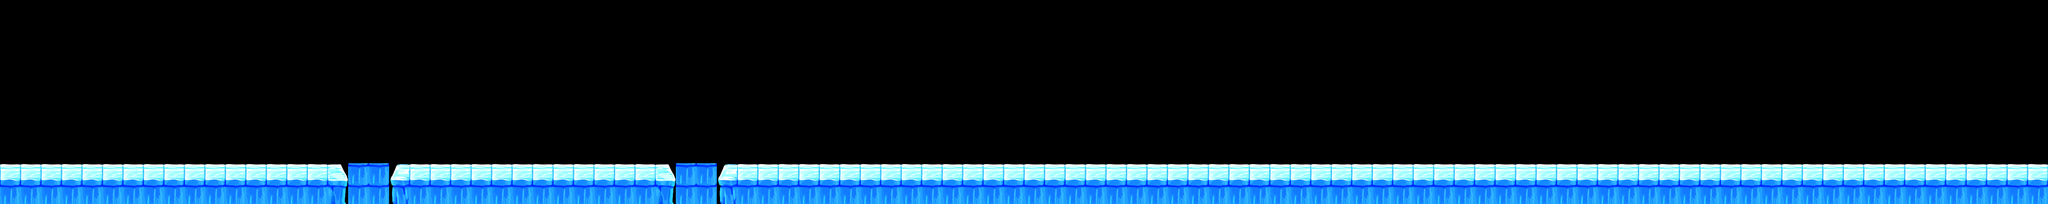

This is a level from a 2D game, rendered from its Tiled map with the project's own tilesets. A one-line summary and the map file follow, with tile-layer data summarised:
An orthogonal 100x10 tile map with 64x64 px tiles, 2 tile layers (bg, platform), 5 tilesets and 112 objects.

<map version="1.4" tiledversion="2020.11.25" orientation="orthogonal" renderorder="right-down" width="100" height="10" tilewidth="64" tileheight="64" infinite="0" nextlayerid="6" nextobjectid="974">
 <tileset firstgid="1" source="../bg_ice_block.tsx" />
 <tileset firstgid="9" source="../item.tsx" />
 <tileset firstgid="70" source="../bg_ice_bg.tsx" />
 <tileset firstgid="94" source="../bg_ice_bg.tsx" />
 <tileset firstgid="114" name="item" tilewidth="154" tileheight="148" tilecount="7" columns="0">
  <grid orientation="orthogonal" width="152" height="146" />
  <tile id="0">
   <image width="66" height="66" source="../../item/item_bean/item_bean_001.png" />
  </tile>
  <tile id="1">
   <image width="66" height="66" source="../../item/item_004.png" />
  </tile>
  <tile id="2">
   <image width="114" height="114" source="../../item/item_006.png" />
  </tile>
  <tile id="3">
   <image width="66" height="66" source="../../item/goldcoin/gold_coin0.png" />
  </tile>
  <tile id="4">
   <image width="114" height="114" source="../../item/animation_item_heart/animation_item_heart001.png" />
  </tile>
  <tile id="5">
   <image width="66" height="66" source="../../item/item_003.png" />
  </tile>
  <tile id="6">
   <image width="154" height="148" source="../../item/item_002.png" />
  </tile>
 </tileset>
 <layer id="1" name="bg" width="100" height="10">
  <data>[1000 cells, 96 non-empty, 3 distinct tile ids]</data>
 </layer>
 <layer id="2" name="platform" width="100" height="10">
  <data>[1000 cells, 104 non-empty, 4 distinct tile ids]</data>
 </layer>
 <objectgroup id="3" name="object_obstacle">
  <object id="66" gid="6" x="768" y="240" width="93" height="602" />
  <object id="68" gid="5" x="448" y="272" width="138" height="602" />
  <object id="69" gid="6" x="352" y="448" width="93" height="602" />
  <object id="70" gid="5" x="192" y="384" width="138" height="602" />
  <object id="71" gid="5" x="96" y="256" width="138" height="602" />
  <object id="72" gid="3" x="1979" y="528" width="90" height="111" />
  <object id="73" gid="6" x="2594" y="368" width="93" height="602" />
  <object id="74" gid="4" x="1931" y="544" width="105" height="220" />
  <object id="75" gid="5" x="2256" y="160" width="138" height="602" />
  <object id="76" gid="5" x="2690" y="448" width="138" height="602" />
  <object id="77" gid="5" x="2432" y="448" width="138" height="602" />
  <object id="78" gid="3" x="4062" y="576" width="90" height="111" />
  <object id="79" gid="3" x="5976" y="557" width="90" height="111" />
  <object id="81" gid="5" x="5296" y="435" width="138" height="602" />
  <object id="82" gid="5" x="6292" y="352" width="138" height="602" />
  <object id="84" gid="5" x="4304" y="416" width="138" height="602" />
  <object id="85" gid="3" x="4972" y="576" width="90" height="111" />
  <object id="86" gid="4" x="5742" y="544" width="105" height="220" />
  <object id="87" gid="4" x="4804" y="549" width="105" height="220" />
 </objectgroup>
 <objectgroup id="4" name="object_item">
  <object id="505" gid="10" x="257" y="539" width="66" height="66" />
  <object id="506" gid="10" x="449" y="539" width="66" height="66" />
  <object id="507" gid="10" x="385" y="539" width="66" height="66" />
  <object id="508" gid="10" x="129" y="539" width="66" height="66" />
  <object id="509" gid="10" x="193" y="539" width="66" height="66" />
  <object id="510" gid="10" x="321" y="539" width="66" height="66" />
  <object id="511" gid="69" x="0" y="304" width="114" height="114" />
  <object id="512" gid="10" x="2433" y="539" width="66" height="66" />
  <object id="513" gid="10" x="2369" y="539" width="66" height="66" />
  <object id="514" gid="10" x="2497" y="539" width="66" height="66" />
  <object id="515" gid="10" x="2625" y="539" width="66" height="66" />
  <object id="516" gid="10" x="2689" y="539" width="66" height="66" />
  <object id="517" gid="10" x="2753" y="539" width="66" height="66" />
  <object id="518" gid="10" x="2561" y="539" width="66" height="66" />
  <object id="519" gid="10" x="2881" y="498" width="66" height="66" />
  <object id="520" gid="10" x="2945" y="498" width="66" height="66" />
  <object id="521" gid="10" x="2817" y="520" width="66" height="66" />
  <object id="522" gid="10" x="4360" y="540" width="66" height="66" />
  <object id="523" gid="10" x="4296" y="540" width="66" height="66" />
  <object id="524" gid="10" x="4424" y="540" width="66" height="66" />
  <object id="525" gid="10" x="4488" y="498" width="66" height="66" />
  <object id="526" gid="10" x="5385" y="540" width="66" height="66" />
  <object id="527" gid="10" x="5321" y="540" width="66" height="66" />
  <object id="528" gid="10" x="5257" y="540" width="66" height="66" />
  <object id="529" gid="10" x="6401" y="540" width="66" height="66" />
  <object id="530" gid="10" x="6337" y="540" width="66" height="66" />
  <object id="531" gid="10" x="6273" y="540" width="66" height="66" />
  <object id="760" gid="10" x="3648" y="498" width="66" height="66" />
  <object id="761" gid="10" x="4225" y="498" width="66" height="66" />
  <object id="762" gid="10" x="3756" y="426" width="66" height="66" />
  <object id="763" gid="10" x="3925" y="317" width="66" height="66" />
  <object id="764" gid="10" x="4015" y="317" width="66" height="66" />
  <object id="765" gid="10" x="4101" y="351" width="66" height="66" />
  <object id="766" gid="10" x="4177" y="426" width="66" height="66" />
  <object id="767" gid="10" x="3841" y="351" width="66" height="66" />
  <object id="768" gid="10" x="3713" y="498" width="66" height="66" />
  <object id="769" gid="10" x="5185" y="498" width="66" height="66" />
  <object id="770" gid="10" x="5505" y="498" width="66" height="66" />
  <object id="771" gid="10" x="5441" y="540" width="66" height="66" />
  <object id="850" gid="10" x="2005" y="191" width="66" height="66" />
  <object id="851" gid="10" x="2305" y="499" width="66" height="66" />
  <object id="852" gid="10" x="2110" y="245" width="66" height="66" />
  <object id="853" gid="10" x="1776" y="244" width="66" height="66" />
  <object id="854" gid="10" x="1872" y="191" width="66" height="66" />
  <object id="855" gid="10" x="1600" y="500" width="66" height="66" />
  <object id="856" gid="10" x="2232" y="388" width="66" height="66" />
  <object id="857" gid="10" x="2181" y="316" width="66" height="66" />
  <object id="858" gid="10" x="1655" y="388" width="66" height="66" />
  <object id="859" gid="10" x="1706" y="316" width="66" height="66" />
  <object id="860" gid="10" x="3349" y="190" width="66" height="66" />
  <object id="861" gid="10" x="3454" y="244" width="66" height="66" />
  <object id="862" gid="10" x="3120" y="243" width="66" height="66" />
  <object id="863" gid="10" x="3216" y="190" width="66" height="66" />
  <object id="864" gid="10" x="3576" y="387" width="66" height="66" />
  <object id="865" gid="10" x="3525" y="315" width="66" height="66" />
  <object id="866" gid="10" x="2999" y="387" width="66" height="66" />
  <object id="867" gid="10" x="3050" y="315" width="66" height="66" />
  <object id="868" gid="10" x="4885" y="190" width="66" height="66" />
  <object id="869" gid="10" x="4990" y="244" width="66" height="66" />
  <object id="870" gid="10" x="4656" y="243" width="66" height="66" />
  <object id="871" gid="10" x="4752" y="190" width="66" height="66" />
  <object id="872" gid="10" x="4480" y="499" width="66" height="66" />
  <object id="873" gid="10" x="5112" y="387" width="66" height="66" />
  <object id="874" gid="10" x="5061" y="315" width="66" height="66" />
  <object id="875" gid="10" x="4535" y="387" width="66" height="66" />
  <object id="876" gid="10" x="4586" y="315" width="66" height="66" />
  <object id="877" gid="10" x="5909" y="189" width="66" height="66" />
  </objectgroup>
 <objectgroup id="5" name="object_monster">
  <!-- 17 objects omitted --></objectgroup>
</map>
<!-- 26 of 112 objects omitted -->
